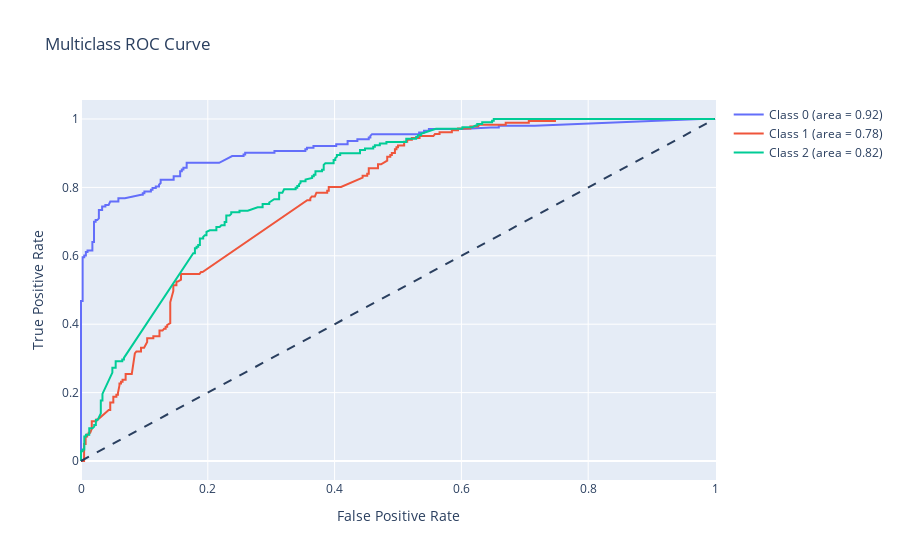

Notebook code cell kept with this figure:
### Code cell
# Assuming y_test2 is not already binarized
n_classes = len(np.unique(y_test))
y_test_bin = label_binarize(y_test, classes=np.arange(n_classes))
y_score = best_cat_model.predict_proba(X_test)

# Compute ROC curve and ROC area for each class
fpr = dict()
tpr = dict()
roc_auc = dict()
for i in range(n_classes):
    fpr[i], tpr[i], _ = roc_curve(y_test_bin[:, i], y_score[:, i])
    roc_auc[i] = auc(fpr[i], tpr[i])

# Compute micro-average ROC curve and ROC area
fpr["micro"], tpr["micro"], _ = roc_curve(y_test_bin.ravel(), y_score.ravel())
roc_auc["micro"] = auc(fpr["micro"], tpr["micro"])

# Plot ROC curve for each class
fig = go.Figure()
for i in range(n_classes):
    fig.add_trace(go.Scatter(x=fpr[i], y=tpr[i], mode='lines', name=f'Class {i} (area = {roc_auc[i]:0.2f})'))

fig.add_shape(type='line', line=dict(dash='dash'), x0=0, x1=1, y0=0, y1=1)
fig.update_layout(title='Multiclass ROC Curve', xaxis_title='False Positive Rate', yaxis_title='True Positive Rate')
fig.show()

### Figure 1 — Plotly figure (JSON) as saved in the notebook; plotly's stock layout.template omitted (floating-point values rounded to 4 significant figures; data arrays with more than 128 entries replaced by an {"elided": "..."} marker saying what was removed)
{"data": [{"mode": "lines", "name": "Class 0 (area = 0.92)", "type": "scatter", "x": {"elided": "150 float values"}, "y": {"elided": "150 float values"}}, {"mode": "lines", "name": "Class 1 (area = 0.78)", "type": "scatter", "x": {"elided": "164 float values"}, "y": {"elided": "164 float values"}}, {"mode": "lines", "name": "Class 2 (area = 0.82)", "type": "scatter", "x": {"elided": "166 float values"}, "y": {"elided": "166 float values"}}], "layout": {"shapes": [{"line": {"dash": "dash"}, "type": "line", "x0": 0, "x1": 1, "y0": 0, "y1": 1}], "title": {"text": "Multiclass ROC Curve"}, "xaxis": {"title": {"text": "False Positive Rate"}}, "yaxis": {"title": {"text": "True Positive Rate"}}}}
